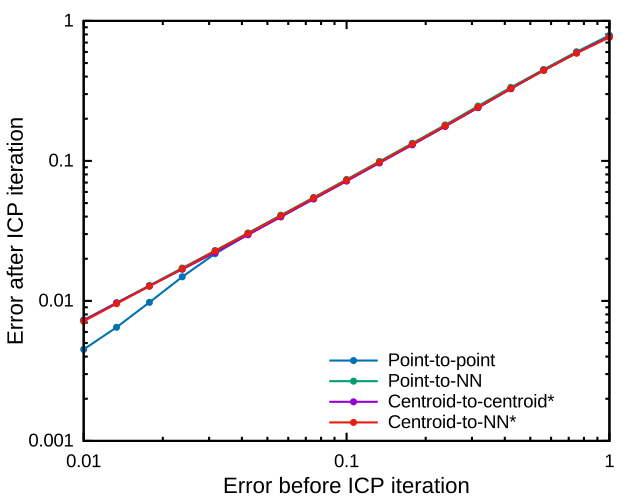

This figure's gnuplot source:
set term pdf lw 3 size 6.4,5.0 font "Helvetica,20"
set out "icpconvergence_bun3_bun2_cf.pdf"
set style data linespoints
set log
set key bottom right reverse Left nobox
set xlabel "Error before ICP iteration" offset 0,0.3 font "Helvetica,24"
set ylabel "Error after ICP iteration" offset 1.3,0 font "Helvetica,24"
set format "%g"
plot \
 "bun3_bun2_0_1000.txt"  lc 6 pt 7 ps 0.6 title "Point-to-point", \
 "bun3_bun2_8_30.txt"    lc 2 pt 7 ps 0.6 title "Point-to-NN", \
 "bun3_bun2_10_1000.txt" lc 1 pt 7 ps 0.6 title "Centroid-to-centroid*", \
 "bun3_bun2_14_50.txt"   lc 7 pt 7 ps 0.6 title "Centroid-to-NN*"
